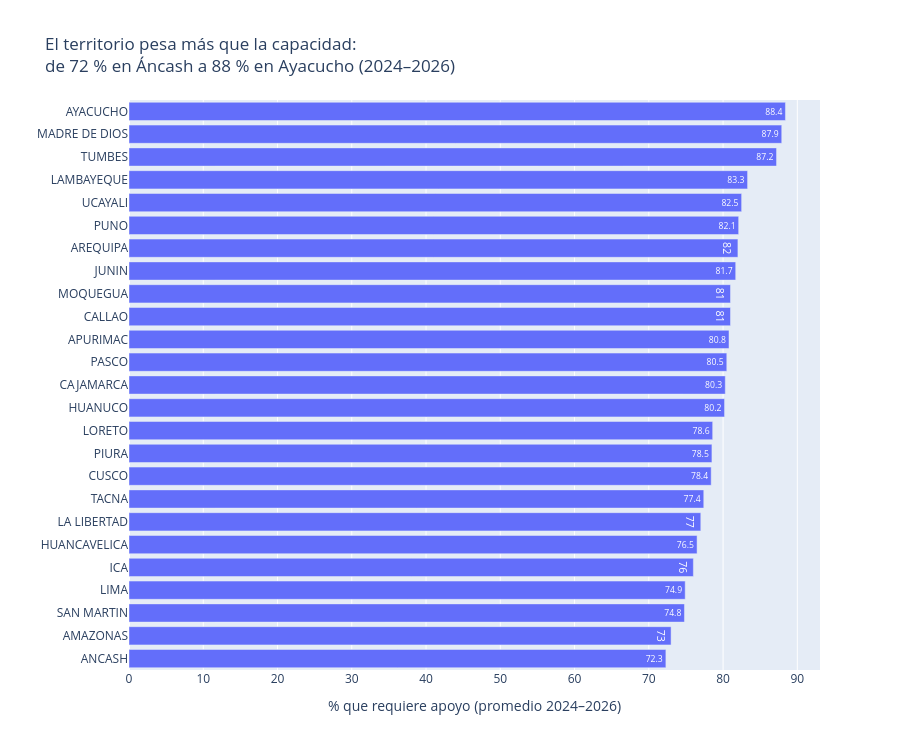

Notebook source saved alongside this figure:
### Markdown cell above
### Hallazgo 3: el territorio pesa más que la capacidad

Las diferencias entre departamentos son mayores que entre niveles de capacidad. En promedio 2024–2026, la necesidad va de 72,3 % en Áncash a 88,4 % en Ayacucho: una brecha de 16 puntos, frente a menos de 6 puntos entre niveles de capacidad. No es un efecto de pocos casos: Áncash y Ayacucho tienen más de 100 municipalidades cada uno.

Esto sugiere que la necesidad de capacitación depende de factores que el RENAMU no mide, por ejemplo, el acompañamiento recibido o la rotación del personal de la ULE.

### Code cell
# % que requiere apoyo por departamento (promedio 2024–2026)
por_depto = (renamu.groupby("Departamento")["requiere_alguna"].mean() * 100).round(1).sort_values().reset_index()

fig = px.bar(por_depto, x="requiere_alguna", y="Departamento", orientation="h", text_auto=True, height=750,
             labels={"requiere_alguna": "% que requiere apoyo (promedio 2024–2026)", "Departamento": ""},
             title="El territorio pesa más que la capacidad:<br>de 72 % en Áncash a 88 % en Ayacucho (2024–2026)")
fig.show()

### Figure 1 — Plotly figure (JSON) as saved in the notebook; plotly's stock layout.template omitted (floating-point values rounded to 4 significant figures)
{"data": [{"hovertemplate": "% que requiere apoyo (promedio 2024–2026)=%{x}<br>=%{y}<extra></extra>", "legendgroup": "", "marker": {"color": "#636efa", "pattern": {"shape": ""}}, "name": "", "orientation": "h", "showlegend": false, "textposition": "auto", "texttemplate": "%{x}", "type": "bar", "x": [72.3, 73.0, 74.8, 74.9, 76.0, 76.5, 77.0, 77.4, 78.4, 78.5, 78.6, 80.2, 80.3, 80.5, 80.8, 81.0, 81.0, 81.7, 82.0, 82.1, 82.5, 83.3, 87.2, 87.9, 88.4], "xaxis": "x", "y": ["ANCASH", "AMAZONAS", "SAN MARTIN", "LIMA", "ICA", "HUANCAVELICA", "LA LIBERTAD", "TACNA", "CUSCO", "PIURA", "LORETO", "HUANUCO", "CAJAMARCA", "PASCO", "APURIMAC", "CALLAO", "MOQUEGUA", "JUNIN", "AREQUIPA", "PUNO", "UCAYALI", "LAMBAYEQUE", "TUMBES", "MADRE DE DIOS", "AYACUCHO"], "yaxis": "y"}], "layout": {"barmode": "relative", "height": 750, "legend": {"tracegroupgap": 0}, "title": {"text": "El territorio pesa más que la capacidad:<br>de 72 % en Áncash a 88 % en Ayacucho (2024–2026)"}, "xaxis": {"anchor": "y", "domain": [0, 1], "title": {"text": "% que requiere apoyo (promedio 2024–2026)"}}, "yaxis": {"anchor": "x", "domain": [0, 1], "title": {"text": ""}}}}
